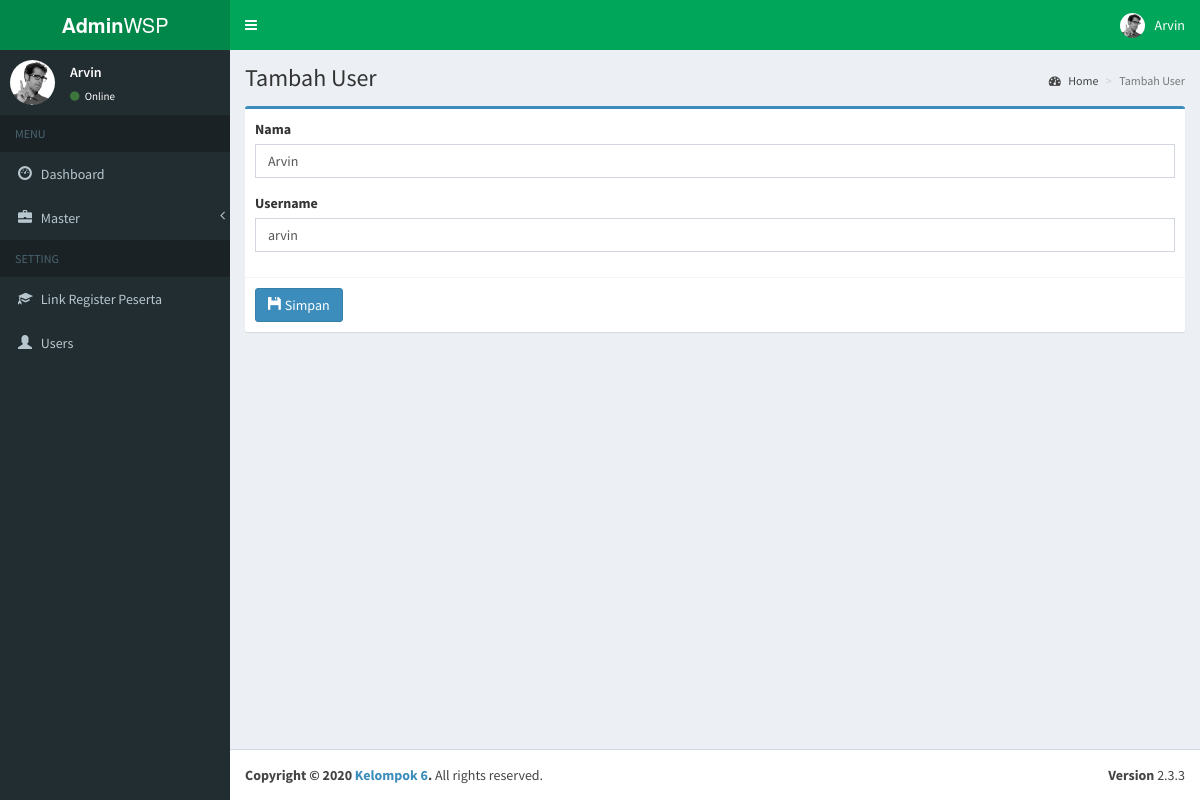
The app's page /index.php?page=users-edit&id=1 (signed in), older data.
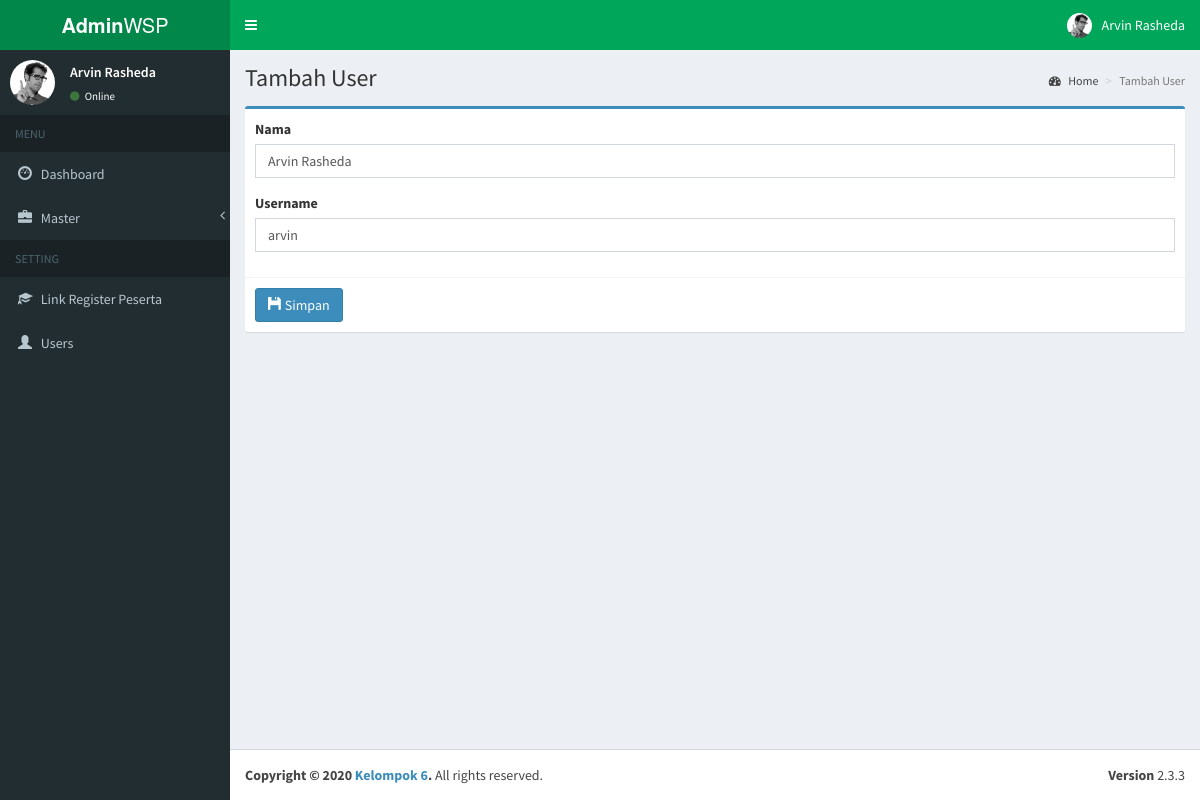
The same page, newer data.
### tables this page shows
CREATE TABLE `users`  (
  `id` int(11) NOT NULL AUTO_INCREMENT,
  `name` varchar(255) NOT NULL,
  `username` varchar(255) NOT NULL,
  `password` varchar(255) NOT NULL,
  PRIMARY KEY (`id`) USING BTREE
);

### pages/users/edit.php (the view, shortened to what the changed rows need)
<?php
include_once("conf/connection.php");
$data = [];
if (isset($_GET['id'])) {
    $id = $_GET['id'];
    $sql =
        "SELECT * FROM users WHERE id = '$id'";
    if (isset($db)) {
        $query = mysqli_query($db, $sql);
        $data = mysqli_fetch_array($query);
    }
}
?>
<div class="content-wrapper">
    <section class="content-header">
        <h1>
            Tambah User
        </h1>
        <ol class="breadcrumb">
            <li><a href="index.php"><i class="fa fa-dashboard"></i> Home</a></li>
            <li class="active">Tambah User</li>
        </ol>
    </section>
    <section class="content">
        <div class="row">
            <div class="col-md-12">
                <div class="box box-primary">
                    <form role="form" method="post" action="pages/users/store.php">
                        <div class="box-body">
                            <div class="form-group">
                                <label>Nama</label>
                                <input type="text" name="name" class="form-control" placeholder="Nama"
                                       value="<?= $data['name'] ?>" required>
                            </div>
                            <div class="form-group">
                                <label>Username</label>
                                <input type="text" name="username" class="form-control" placeholder="User Name"
                                       value="<?= $data['username'] ?>" required>
                            </div>
                        </div>
                        <div class="box-footer">
                            <button type="submit" name="users" class="btn btn-primary" title="Simpan Data"><i
                                        class="glyphicon glyphicon-floppy-disk"></i> Simpan
                            </button>
                        </div>
                    </form>
                </div>
            </div>
        </div>
    </section>
</div>

### index.php (shortened to what the changed rows need)
<!DOCTYPE html>
<html>
<head>
    <link rel="stylesheet" href="bootstrap/css/bootstrap.min.css">
    <link rel="stylesheet" href="https://cdnjs.cloudflare.com/ajax/libs/font-awesome/4.5.0/css/font-awesome.min.css">
    <link rel="stylesheet" href="https://cdnjs.cloudflare.com/ajax/libs/ionicons/2.0.1/css/ionicons.min.css">
    <link rel="stylesheet" href="plugins/jvectormap/jquery-jvectormap-1.2.2.css">
    <link rel="stylesheet" href="dist/css/AdminLTE.min.css">
    <link rel="stylesheet" href="dist/css/skins/_all-skins.min.css">
    <link rel="stylesheet" href="plugins/datatables/dataTables.bootstrap.css">
    <link rel="stylesheet" href="https://cdnjs.cloudflare.com/ajax/libs/toastr.js/latest/css/toastr.min.css">
</head>
<body class="hold-transition skin-green sidebar-mini">
<div class="wrapper">
    <header class="main-header">
        <nav class="navbar navbar-static-top">
            <div class="navbar-custom-menu">
                <ul class="nav navbar-nav">
                    <li class="dropdown user user-menu">
                        <a href="#" class="dropdown-toggle" data-toggle="dropdown">
                            <img src="dist/img/user2-160x160.jpg" class="user-image" alt="User Image">
                            <span class="hidden-xs"><?= $_SESSION['user']['name'] ?></span>
                        </a>
                    </li>
                </ul>
            </div>
        </nav>
    </header>
    <aside class="main-sidebar">
        <section class="sidebar">
            <div class="user-panel">
                <div class="pull-left info">
                    <p><?= $_SESSION['user']['name'] ?></p>
                    <a href="#"><i class="fa fa-circle text-success"></i> Online</a>
                </div>
            </div>
        </section>
    </aside>
    <?php include "conf/route.php"; ?>
</div>
</body>
</html>

Row changes from the older to the newer data that the page shows:
changed users "arvin": name "Arvin" → "Arvin Rasheda"
Text that changed along with them:
$_SESSION['user']['name']: "Arvin" → "Arvin Rasheda"
